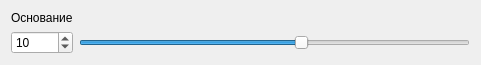
   <widget class="QWidget" name="gridLayoutWidget_2">
    <property name="geometry">
     <rect>
      <x>10</x>
      <y>260</y>
      <width>481</width>
      <height>61</height>
     </rect>
    </property>
    <layout class="QGridLayout" name="gridLayout_2">
     <item row="1" column="0">
      <widget class="QSpinBox" name="BasespinBox">
       <property name="toolTip">
        <string>Введите основание числа от 2 до 16</string>
       </property>
       <property name="minimum">
        <number>2</number>
       </property>
       <property name="maximum">
        <number>16</number>
       </property>
       <property name="value">
        <number>10</number>
       </property>
      </widget>
     </item>
     <item row="0" column="0">
      <widget class="QLabel" name="label">
       <property name="text">
        <string>Основание</string>
       </property>
      </widget>
     </item>
     <item row="1" column="1">
      <widget class="QSlider" name="BasehorizontalSlider">
       <property name="toolTip">
        <string>Выберите основание числа</string>
       </property>
       <property name="minimum">
        <number>2</number>
       </property>
       <property name="maximum">
        <number>16</number>
       </property>
       <property name="value">
        <number>10</number>
       </property>
       <property name="orientation">
        <enum>Qt::Horizontal</enum>
       </property>
      </widget>
     </item>
     <item row="2" column="1">
      <spacer name="verticalSpacer_2">
       <property name="orientation">
        <enum>Qt::Vertical</enum>
       </property>
       <property name="sizeHint" stdset="0">
        <size>
         <width>20</width>
         <height>40</height>
        </size>
       </property>
      </spacer>
     </item>
    </layout>
   </widget>
